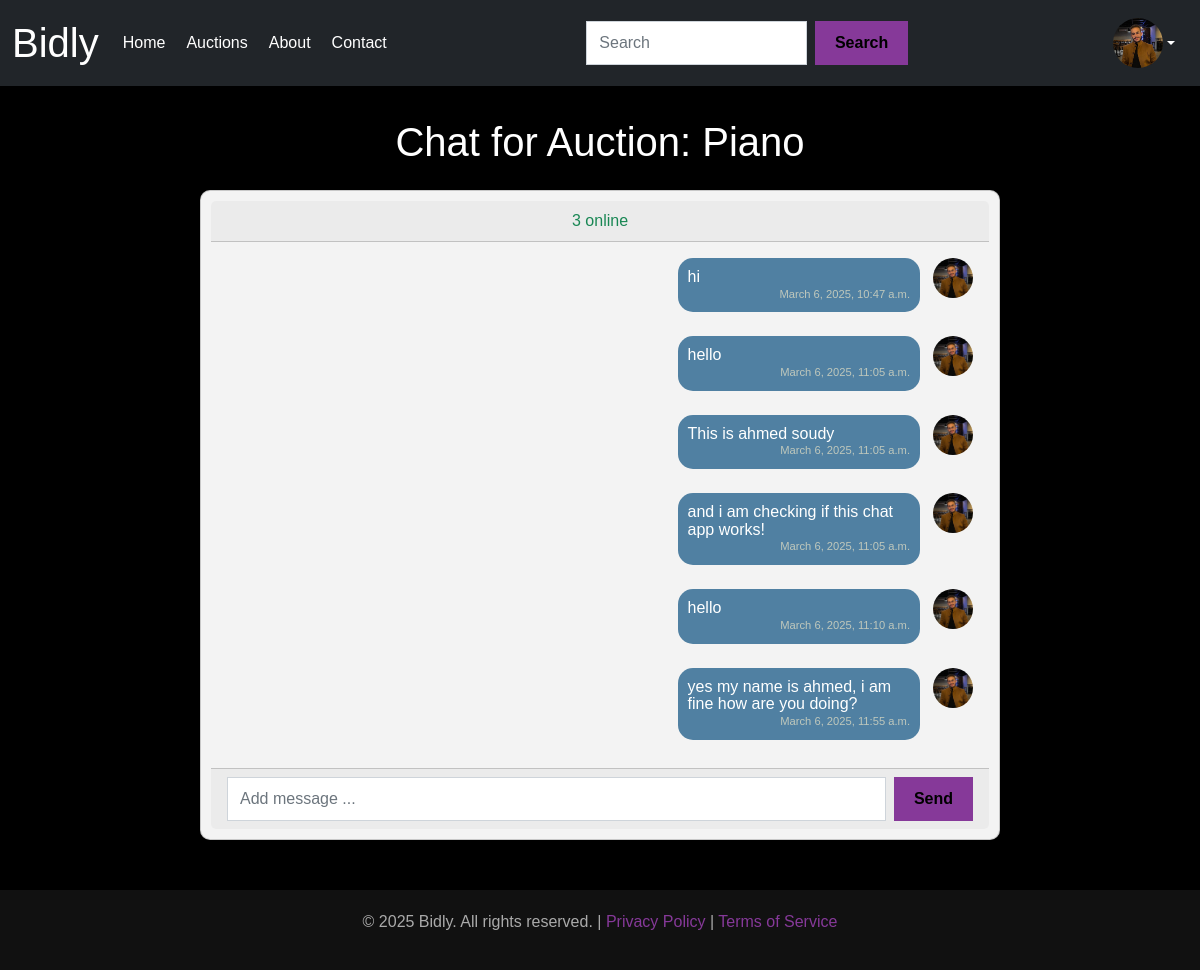
/chat/5/ (signed in), run on an earlier commit of the app's database.
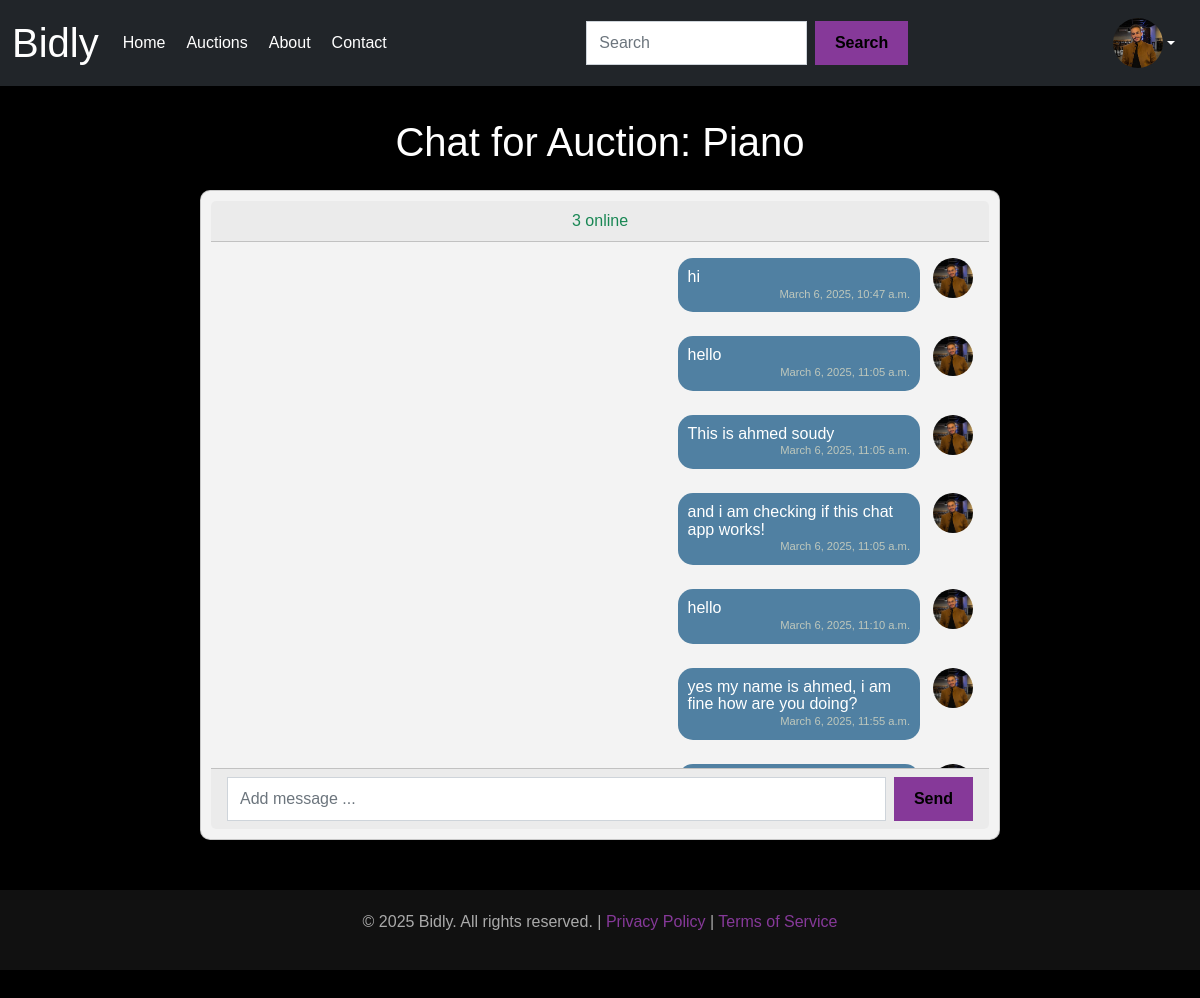
And on a later commit of the database.
### chat/models.py (models this page shows, shortened)
class ChatMessage(models.Model):
    auction = models.ForeignKey(Auction, on_delete=models.CASCADE)
    user = models.ForeignKey(settings.AUTH_USER_MODEL, on_delete=models.CASCADE)
    message = models.TextField(max_length=400)
    timestamp = models.DateTimeField(auto_now_add=True)
    class Meta:
        ordering = ['-timestamp']

### users/models.py (models this page shows, shortened)
class CustomUser(AbstractUser):
    GENDER_CHOICES = [
        ('M','Male'),
        ('F','Female'),
    ]
    gender = models.CharField(max_length=1, choices=GENDER_CHOICES, blank=True, null=True)
    notify_me = models.BooleanField(default=False)  # Checkbox for email notifications
    profile_picture = models.ImageField(upload_to='profile_pictures/', blank=True, null=True)

### chat/views.py (the view)
# urls.py: path('chat/', include('chat.urls')),
def chat(request, auction_id):
    auction = get_object_or_404(Auction, id=auction_id)
    messages = ChatMessage.objects.filter(auction=auction).order_by('timestamp')
    if request.method == 'POST':
        message = request.POST.get('message')
        if message:
            print("The current message: ",message)
            ChatMessage.objects.create(auction=auction, user=request.user, message=message)
            return redirect('chat', auction_id=auction.id)  # Redirect to prevent form resubmission
    return render(request, 'chat.html', {'auction': auction, 'messages': messages})

### chat/templates/chat.html (shortened to what this page needs)
{% extends 'base.html' %}
{% load static %}
{% block content %}
<div class="container mt-5">
    <h1 class="text-center mb-4 text-white">Chat for Auction: {{ auction.title }}</h1>
    <div class="card chat-box text-white mx-auto" style="width: 800px; height: 650px;">
        <div class="card-header text-center text-success">
            <span id="online-count">3</span> online
        </div>
        <div class="card-body overflow-auto" style="height: 400px;">
            <ul class="list-unstyled">
                {% for message in messages %}
                <li class="d-flex mb-4 {% if message.user == request.user %}justify-content-end{% else %}justify-content-start{% endif %}">
                    {% if message.user == request.user %}
                        <div>
                            <div class="bg-success text-dark rounded p-2 d-inline-block" style="max-width: 75%;">
                                <div class="message-content">
                                <span>{{ message.message }}</span>
                                </div>
                                <small class="timestamp  d-block text-end">{{ message.timestamp }}</small>
                            </div>
                        </div>
                        <img class="rounded-circle ms-2" src="{{ message.user.profile_picture.url }}" alt="User" style="width: 40px; height: 40px;">
                    {% endif %}
                </li>
                {% endfor %}
            </ul>
        </div>
        <div class="card-footer">
            <form id="chat_message_form" method="POST" class="d-flex">
                <input type="text" name="message" class="form-control me-2" placeholder="Add message ..." maxlength="150" required>
                <button type="submit" class="btn btn-primary">Send</button>
            </form>
        </div>
    </div>
</div>
{% endblock %}

What changed in the data, as far as the page shows it:
added ChatMessage: user.profile_picture (picture)
